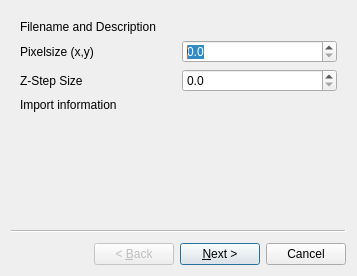
<?xml version="1.0" encoding="UTF-8"?>
<ui version="4.0">
 <class>Wizard</class>
 <widget class="QWizard" name="Wizard">
  <property name="geometry">
   <rect>
    <x>0</x>
    <y>0</y>
    <width>357</width>
    <height>276</height>
   </rect>
  </property>
  <property name="windowTitle">
   <string>Wizard</string>
  </property>
  <widget class="QWizardPage" name="wizardPage_import">
   <layout class="QGridLayout" name="gridLayout_2">
    <item row="1" column="1">
     <widget class="QDoubleSpinBox" name="doubleSpinBox_pixelsize_xy">
      <property name="decimals">
       <number>1</number>
      </property>
      <property name="maximum">
       <double>10000.000000000000000</double>
      </property>
     </widget>
    </item>
    <item row="0" column="0" colspan="2">
     <widget class="QLabel" name="label_import_header">
      <property name="text">
       <string>Filename and Description</string>
      </property>
     </widget>
    </item>
    <item row="2" column="0">
     <widget class="QLabel" name="label_zstep_size">
      <property name="text">
       <string>Z-Step Size</string>
      </property>
     </widget>
    </item>
    <item row="2" column="1">
     <widget class="QDoubleSpinBox" name="doubleSpinBox_zstep_size">
      <property name="decimals">
       <number>1</number>
      </property>
      <property name="maximum">
       <double>10000.000000000000000</double>
      </property>
     </widget>
    </item>
    <item row="1" column="0">
     <widget class="QLabel" name="label_pixelsize_xy">
      <property name="text">
       <string>Pixelsize (x,y)</string>
      </property>
     </widget>
    </item>
    <item row="3" column="0" colspan="2">
     <widget class="QLabel" name="label_import_information">
      <property name="text">
       <string>Import information</string>
      </property>
     </widget>
    </item>
   </layout>
  </widget>
  <widget class="QWizardPage" name="wizardPage_interpolation">
   <layout class="QGridLayout" name="gridLayout">
    <item row="4" column="0">
     <widget class="QComboBox" name="comboBox_interpolation_method"/>
    </item>
    <item row="2" column="0">
     <widget class="QLabel" name="label_target_zstep_size">
      <property name="text">
       <string>Target Z-Step Size</string>
      </property>
     </widget>
    </item>
    <item row="5" column="0" colspan="2">
     <widget class="QProgressBar" name="progressBar_interpolation">
      <property name="value">
       <number>24</number>
      </property>
     </widget>
    </item>
    <item row="4" column="1">
     <widget class="QPushButton" name="pushButton_interpolation">
      <property name="text">
       <string>Interpolate</string>
      </property>
     </widget>
    </item>
    <item row="1" column="0">
     <widget class="QLabel" name="label_current_zstep_size">
      <property name="text">
       <string>Current Z-Step Size</string>
      </property>
     </widget>
    </item>
    <item row="0" column="0">
     <widget class="QLabel" name="label_interpolation_header">
      <property name="text">
       <string>Interpolation</string>
      </property>
     </widget>
    </item>
    <item row="6" column="0" colspan="2">
     <widget class="QLabel" name="label_interpolation_information">
      <property name="text">
       <string>Interpolation Information</string>
      </property>
     </widget>
    </item>
    <item row="1" column="1">
     <widget class="QDoubleSpinBox" name="doubleSpinBox_current_zstep_size"/>
    </item>
    <item row="2" column="1">
     <widget class="QDoubleSpinBox" name="doubleSpinBox_target_zstep_size"/>
    </item>
   </layout>
  </widget>
  <widget class="QWizardPage" name="wizardPage_deconvolution">
   <layout class="QGridLayout" name="gridLayout_5">
    <item row="0" column="0">
     <widget class="QLabel" name="label_deconv_header">
      <property name="text">
       <string>Image Deconvolution: Not Yet Available</string>
      </property>
     </widget>
    </item>
   </layout>
  </widget>
  <widget class="QWizardPage" name="wizardPage_view_synthesis">
   <layout class="QGridLayout" name="gridLayout_4">
    <item row="2" column="1">
     <widget class="QDoubleSpinBox" name="doubleSpinBox_milling_angle">
      <property name="minimum">
       <double>-360.000000000000000</double>
      </property>
      <property name="maximum">
       <double>360.000000000000000</double>
      </property>
     </widget>
    </item>
    <item row="3" column="0">
     <widget class="QPushButton" name="pushButton_imaging_view">
      <property name="text">
       <string>Imaging View</string>
      </property>
     </widget>
    </item>
    <item row="3" column="1">
     <widget class="QPushButton" name="pushButton_milling_view">
      <property name="text">
       <string>Milling View</string>
      </property>
     </widget>
    </item>
    <item row="1" column="0">
     <widget class="QLabel" name="label_rotation_x">
      <property name="text">
       <string>Rotation (x-axis)</string>
      </property>
     </widget>
    </item>
    <item row="0" column="0" colspan="2">
     <widget class="QLabel" name="label_view_synthesis_header">
      <property name="text">
       <string>FIB-View Synthesis</string>
      </property>
     </widget>
    </item>
    <item row="2" column="0">
     <widget class="QLabel" name="label_milling_angle">
      <property name="text">
       <string>Milling Angle</string>
      </property>
     </widget>
    </item>
    <item row="1" column="1">
     <widget class="QDoubleSpinBox" name="doubleSpinBox_rotation_x">
      <property name="minimum">
       <double>-360.000000000000000</double>
      </property>
      <property name="maximum">
       <double>360.000000000000000</double>
      </property>
     </widget>
    </item>
   </layout>
  </widget>
  <widget class="QWizardPage" name="wizardPage_export">
   <layout class="QGridLayout" name="gridLayout_6">
    <item row="1" column="0" colspan="2">
     <widget class="QPushButton" name="pushButton_export_image">
      <property name="text">
       <string>Export Image</string>
      </property>
     </widget>
    </item>
    <item row="0" column="0" colspan="2">
     <widget class="QLabel" name="label_export">
      <property name="text">
       <string>Export</string>
      </property>
     </widget>
    </item>
   </layout>
  </widget>
 </widget>
 <resources/>
 <connections/>
</ui>
